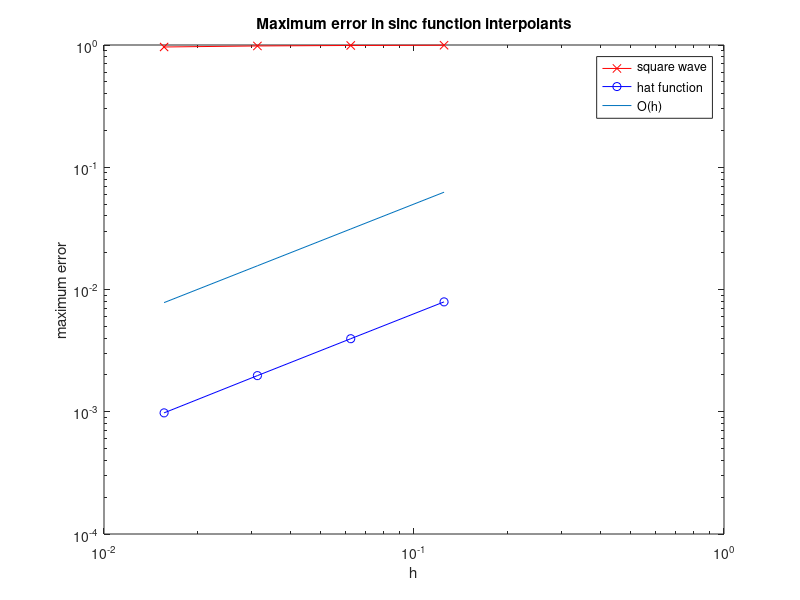

This chart was generated by the following MATLAB code:
%This is a modified version of p3.m that produces an error plot
clear
xmax = 10; clf
h=2^(-6);
xx = -xmax-h/20:h/10:xmax+h/20; % plotting grid; set to account for smallest value of h for consistency
for j=1:4
    h = 2^(-j-2);
    hvec(j)=h;
    x = -xmax:h:xmax;          % computational grid
    v1 = (abs(x)<=3);          % square wave
    vv1 = (abs(xx)<=3);        % square wave on plotting grid
    v2 = max(0,1-abs(x)/3);    % hat function
    vv2 = max(0,1-abs(xx)/3);  % hat function on plotting grid
    p1 = zeros(size(xx));
    p2 = zeros(size(xx));
    for i = 1:length(x),
      p1 = p1 + v1(i)*sin(pi*(xx-x(i))/h)./(pi*(xx-x(i))/h);
      p2 = p2 + v2(i)*sin(pi*(xx-x(i))/h)./(pi*(xx-x(i))/h);
    end
    errvec1(j)=norm(vv1-p1,inf);
    errvec2(j)=norm(vv2-p2,inf);
end
figure(1)
loglog(hvec,errvec1,'rx-')
hold on
loglog(hvec,errvec2,'bo-')
loglog(hvec,hvec/2)
xlabel('h')
ylabel('maximum error')
legend('square wave','hat function','O(h)')
title('Maximum error in sinc function interpolants')
saveas(gcf,'p3','epsc')
